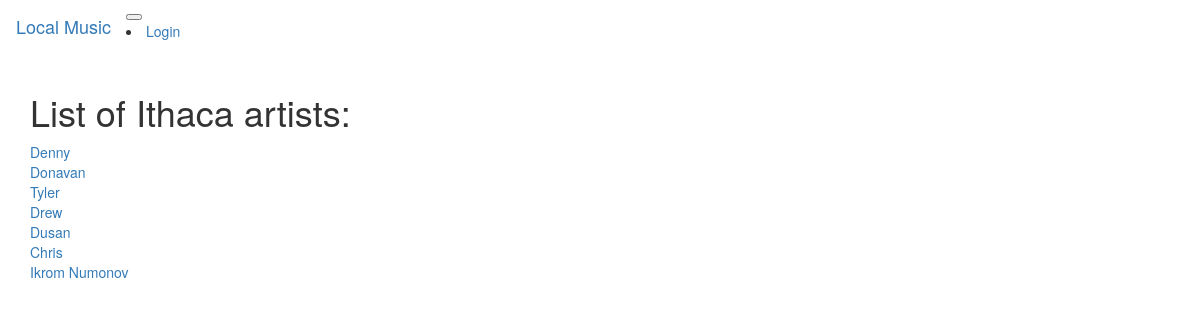
Before: /artists with the older database file.
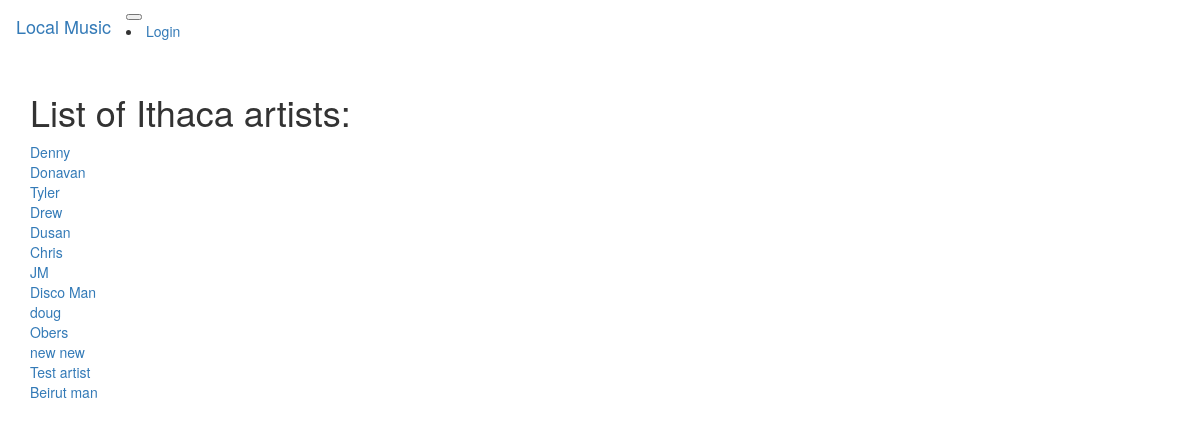
After: the same page with the newer database file.
### app/models.py (models this page shows, shortened)
class Artist(db.Model):
    id = db.Column(db.Integer, primary_key=True)
    name = db.Column(db.String(64), index=True)
    hometown = db.Column(db.String(64), index=True)
    about_me = db.Column(db.String(140))

### app/routes.py (the view)
@login_required
@app.route('/artists')
def artists():
  artists = db.session.query(Artist).all()
  return render_template('artists.html',  artists=artists)

### app/templates/artists.html
{% extends "base.html" %}
{% block app_content %}
  <h1>List of Ithaca artists:</h1>
  {% for artist in artists%}
    <div>
      <a href="{{ url_for('artist', name=artist.name) }}">{{artist.name}}</a>
    </div>
  {% endfor %}
{% endblock %}

### app/templates/base.html (shortened to what this page needs)
{% extends 'bootstrap/base.html' %}
{% block navbar %}
<nav class="navbar navbar-expand-lg bg-light">
    <div class="container-fluid">
        <a class="navbar-brand" href="{{ url_for('index') }}">Local Music</a>
        <button class="navbar-toggler" type="button" data-bs-toggle="collapse" data-bs-target="#navbarNavAltMarkup" aria-controls="navbarNavAltMarkup" aria-expanded="false" aria-label="Toggle navigation">
      </button>
      <div class="collapse navbar-collapse" id="navbarNavAltMarkup">
        <div class="navbar-nav">
          {% if current_user.is_anonymous %}
            <li><a href="{{ url_for('login') }}">Login</a></li>
          {% endif %}
        </div>
      </div>
    </div>
  </nav>
{% endblock %}
{% block content %}
    <div class="container">
        {% block app_content %}{% endblock %}
    </div>
{% endblock %}

Changed rows visible on the page:
removed Artist: name "Ikrom Numonov"
added Artist: name "JM"
added Artist: name "Disco Man"
added Artist: name "doug"
added Artist: name "Obers"
added Artist: name "new new"
added Artist: name "Test artist"
added Artist: name "Beirut man"
